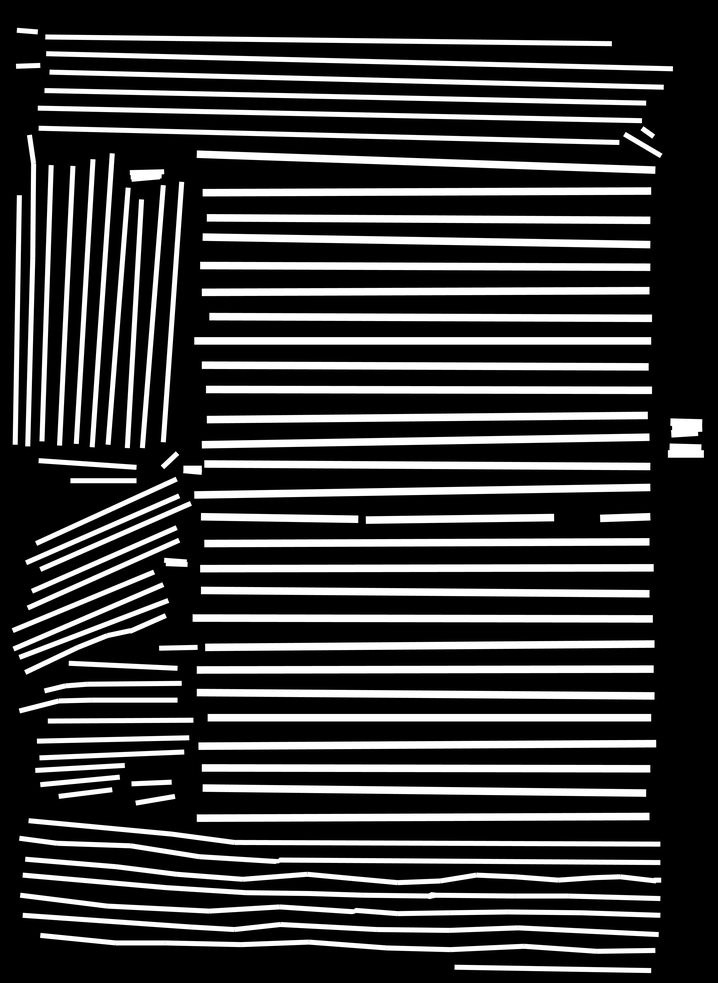
#> input picture GroundTruth/msample_1.png, 718 x 983 px, shrunk from 2857 x 3913 before the run; its folder holds only this picture in this run
$ python precisionloop.py   (older library calls are emulated)
#> lines starting #> are read from the running program, lines starting #| are printed output that depends on the picture; after the words box and inside, x2 and y2 are one past the last pixel; in counts of white or black regions, pixels touching at a corner belong together
# -*- coding: utf-8 -*-
"""
Created on Tue Mar 06 10:48:52 2018

@author: B
"""

import cv2
import numpy as np
import os

def zeroone(img):
    img[img<128]=0
    img[img>=128]=1
    return img

def labels(img):
    ret, thresh = cv2.threshold(img,0,255,cv2.THRESH_BINARY+cv2.THRESH_OTSU)
    connectivity = 4
    stats = cv2.connectedComponentsWithStats(thresh,connectivity, cv2.CV_32S)
    # The second cell is the label matrix
    labels = stats[1]
    return labels

def numbercc(img):
    return int(np.unique(img).shape[0])-2

for page in os.listdir('GroundTruth'):
    print('start '+page)
    ind=str(page.split('_')[1].split('.')[0])


    gt=cv2.imread('GroundTruth/msample_'+ind+'.png',0)
#> gt is the input picture: shape (983, 718); min 0, max 255, mean 58.7
    rows,cols=gt.shape
    gt=zeroone(gt)
#> in zeroone, `img[img<128]=0`:
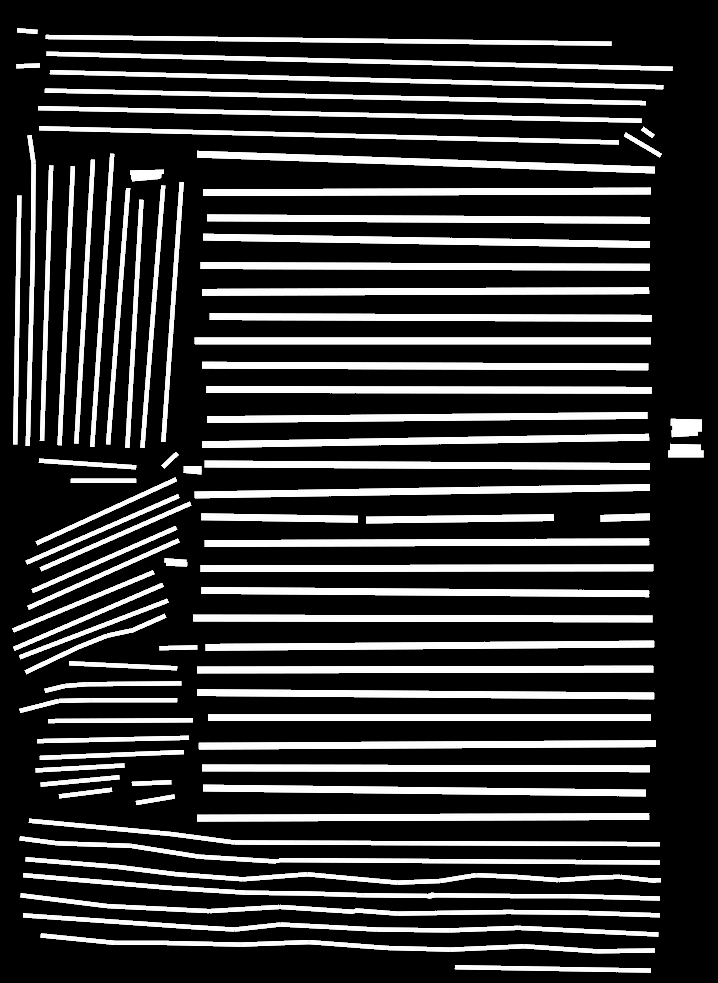
#> img: shape (983, 718); min 0, max 255, mean 55.9
    gt_labels=labels(gt)
#> in labels, `ret, thresh = cv2.threshold(img,0,255,cv2.THRESH_BINARY+cv2.THRESH_OTSU)`: ret = 0
#> in labels, `labels = stats[1]`:
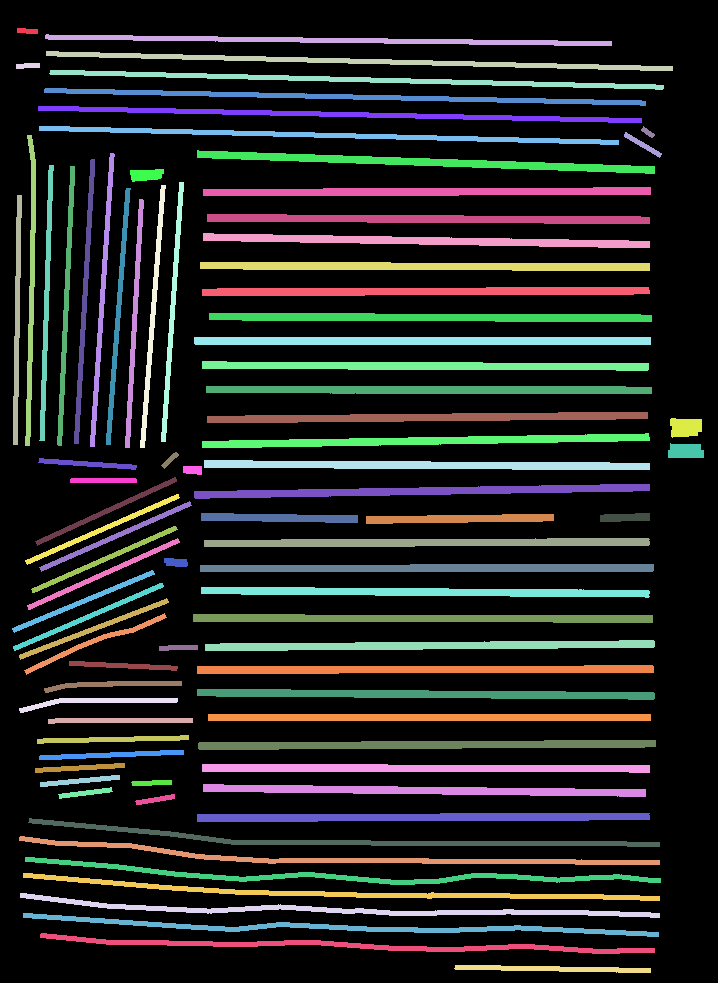
#> labels: shape (983, 718) int32; 87 distinct labels, from 0 to 86; one colour per label, 0 black

#> (the run stopped early here; a loop or call above may not have finished)

$ run again, on GroundTruth/msample_13.png
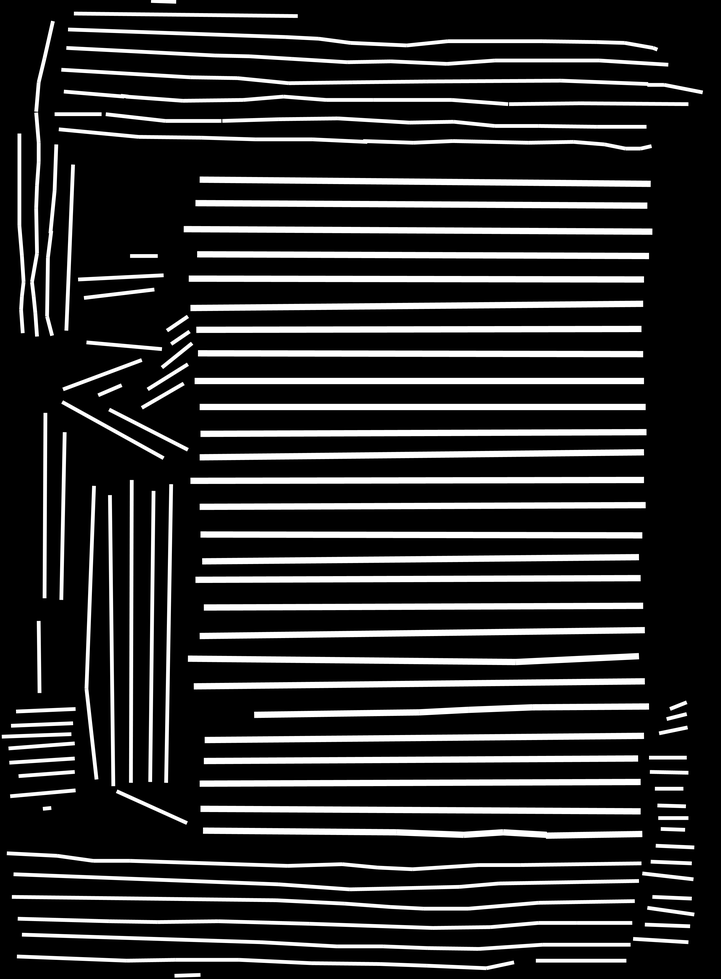
#> input picture GroundTruth/msample_13.png, 721 x 979 px, shrunk from 2864 x 3888 before the run
#> gt is the input picture: shape (979, 721); min 0, max 255, mean 44.1
#> in zeroone, `img[img>=128]=1`:
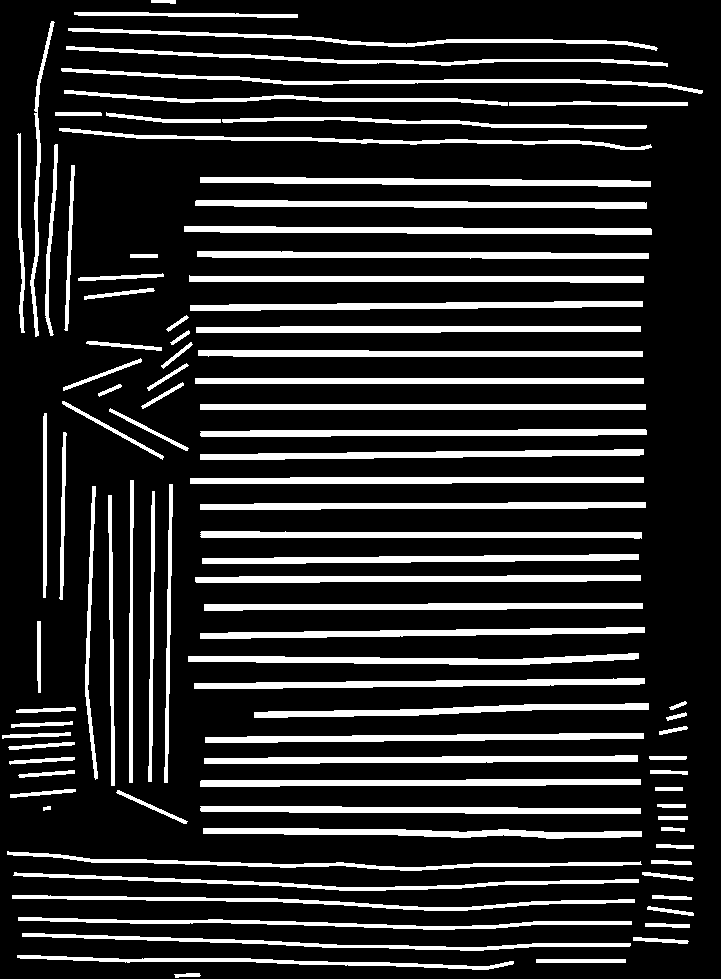
#> img: shape (979, 721); values 0 (black) and 1 (white), 17.2% white; 96 white regions, largest, box (x1, y1, x2, y2) and area: (184, 226, 652, 235) 2976, (190, 477, 644, 484) 2886, (195, 200, 647, 209) 2870
#> ret = 0
#> in labels, `labels = stats[1]`:
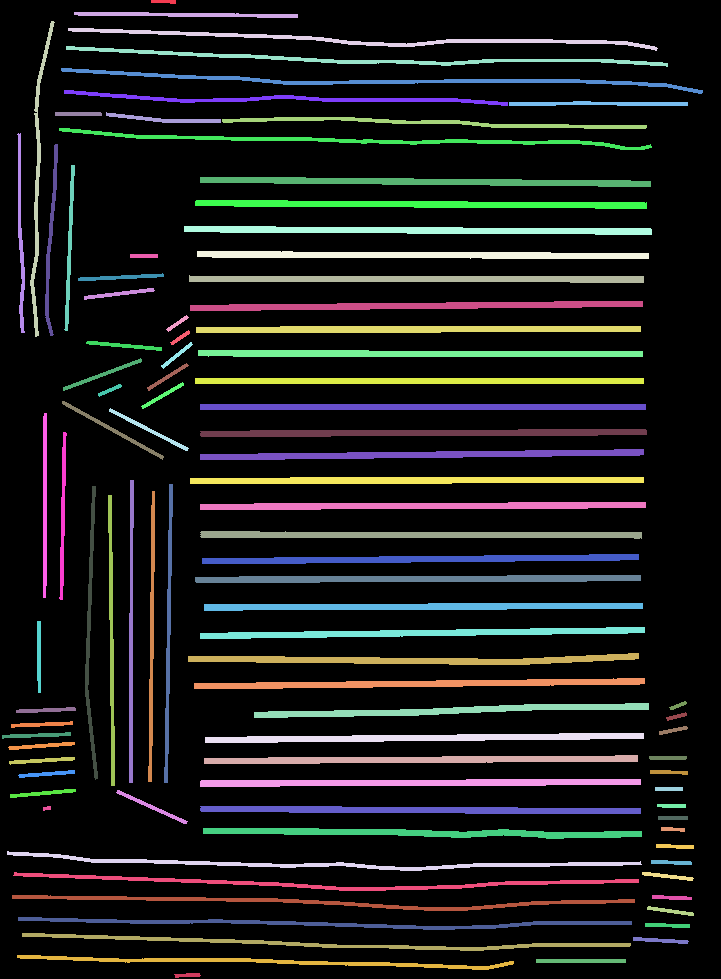
#> labels: shape (979, 721) int32; 97 distinct labels, from 0 to 96; one colour per label, 0 black

$ run again, on GroundTruth/msample_14.png
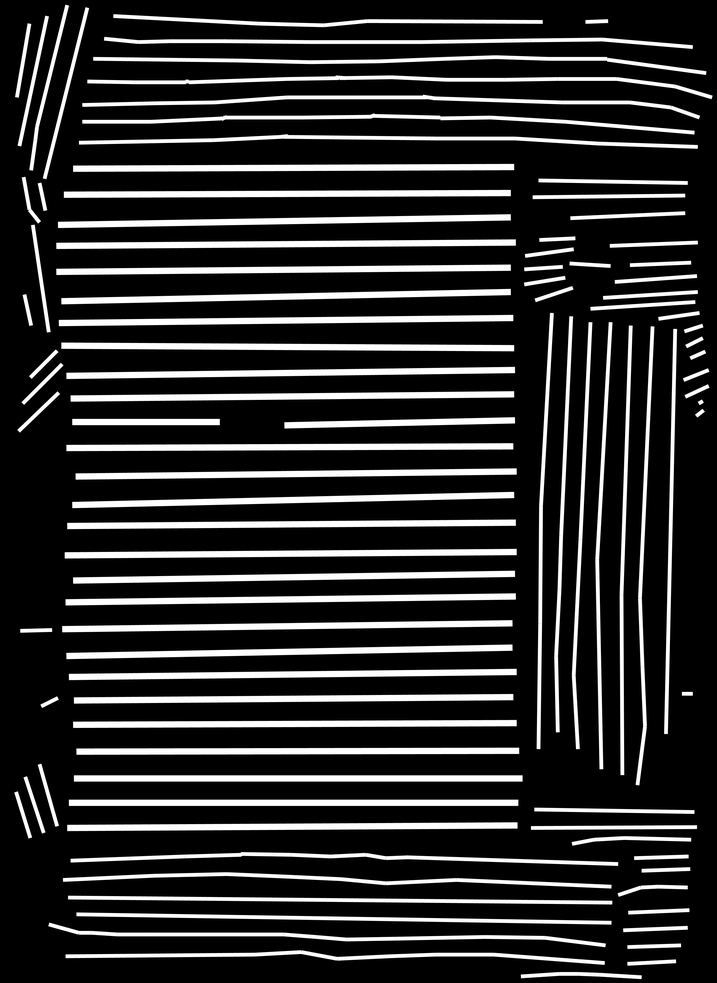
#> input picture GroundTruth/msample_14.png, 717 x 983 px, shrunk from 2848 x 3904 before the run
#> gt is the input picture: shape (983, 717); min 0, max 255, mean 46.3
#> in zeroone, `img[img>=128]=1`:
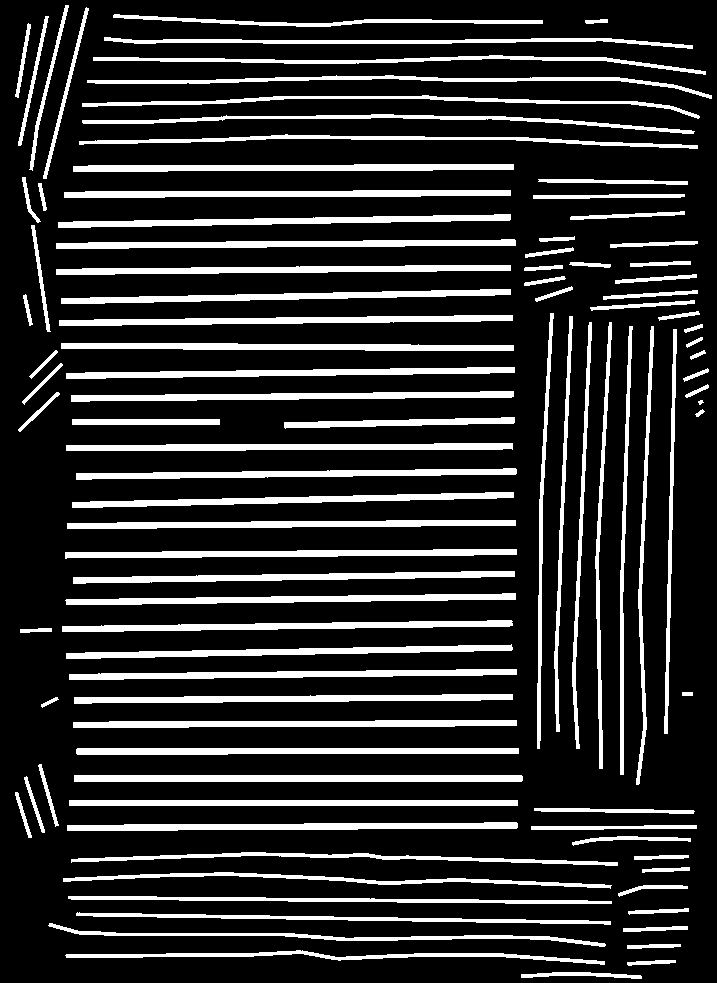
#> img: shape (983, 717); values 0 (black) and 1 (white), 18.1% white; 99 white regions (1 under 20 px), largest, box (x1, y1, x2, y2) and area: (74, 775, 523, 782) 3141, (56, 239, 516, 249) 2898, (58, 214, 511, 228) 2859
#> ret = 0
#> in labels, `labels = stats[1]`:
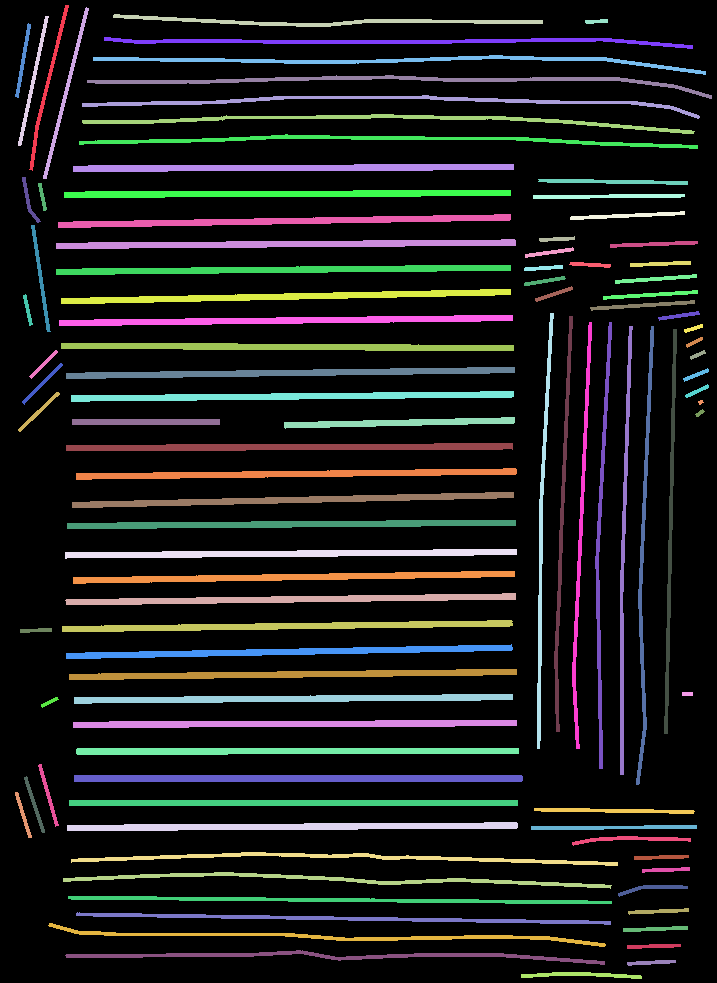
#> labels: shape (983, 717) int32; 100 distinct labels, from 0 to 99; one colour per label, 0 black

$ run again, on GroundTruth/msample_15.png
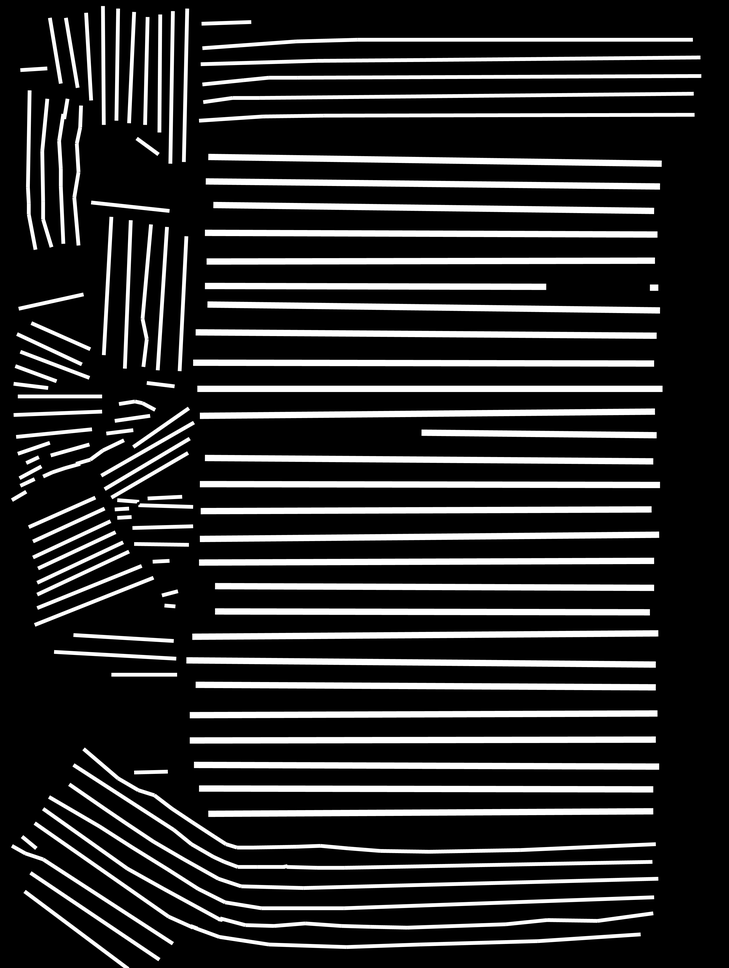
#> input picture GroundTruth/msample_15.png, 729 x 968 px, shrunk from 2881 x 3825 before the run
#> gt is the input picture: shape (968, 729); min 0, max 255, mean 43.9
#> in zeroone, `img[img>=128]=1`:
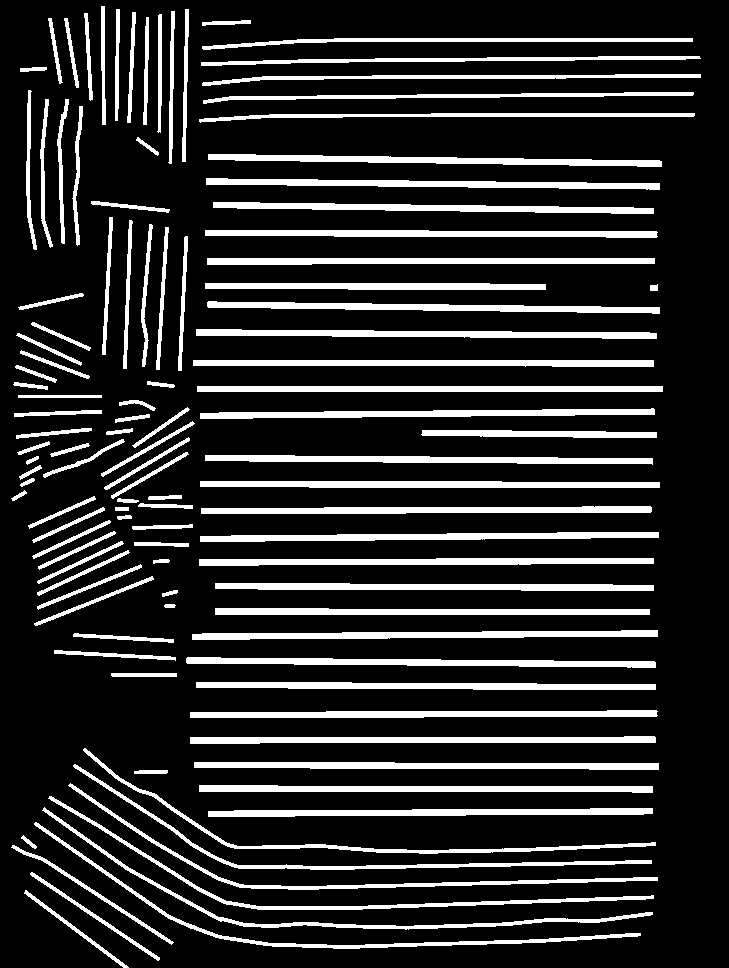
#> img: shape (968, 729); values 0 (black) and 1 (white), 17.2% white; 112 white regions, largest, box (x1, y1, x2, y2) and area: (186, 657, 656, 668) 2988, (192, 630, 658, 640) 2970, (200, 481, 660, 488) 2953
#> ret = 0
#> in labels, `labels = stats[1]`:
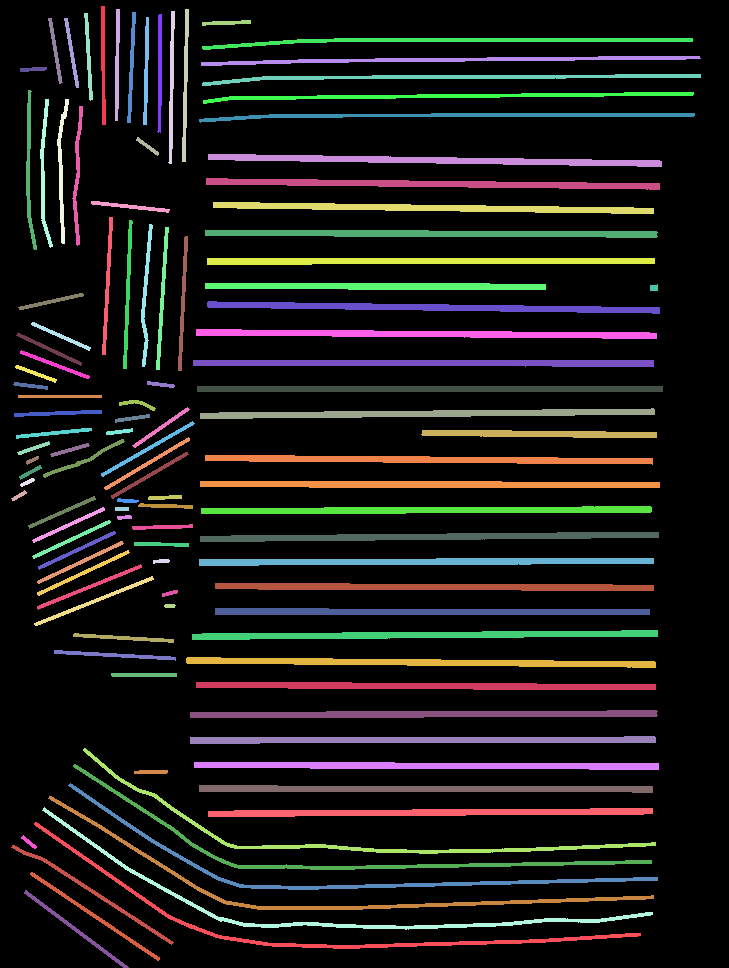
#> labels: shape (968, 729) int32; 113 distinct labels, from 0 to 112; one colour per label, 0 black
